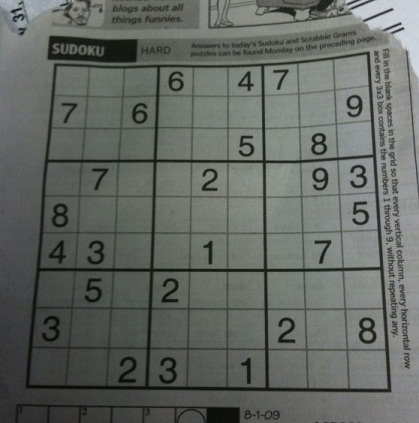
#> input picture 7. hafta/resim/sudoku.jpg, 419 x 423 px
$ python 11_esikleme_thres_trunc.py
#> lines starting #> are read from the running program, lines starting #| are printed output that depends on the picture
import cv2 as cv

resim = cv.imread("resim/sudoku.jpg", cv.IMREAD_GRAYSCALE)
#> resim: shape (423, 419); min 5, max 218, mean 101.9

ret, esiklenmis = cv.threshold(resim, 50, 255, cv.THRESH_TRUNC)
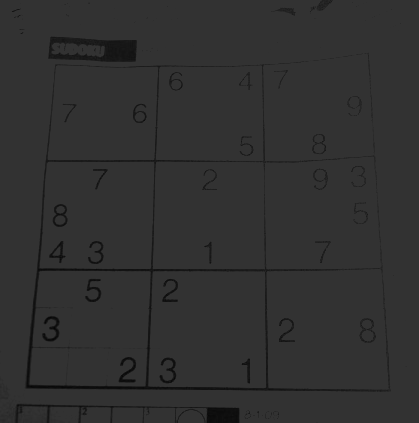
#> esiklenmis: shape (423, 419); min 5, max 50, mean 48.6

cv.imshow("esiklenmis", esiklenmis)
cv.waitKey(0)

$ run again, with 7. hafta/resim/a.png saved as 7. hafta/resim/sudoku.jpg
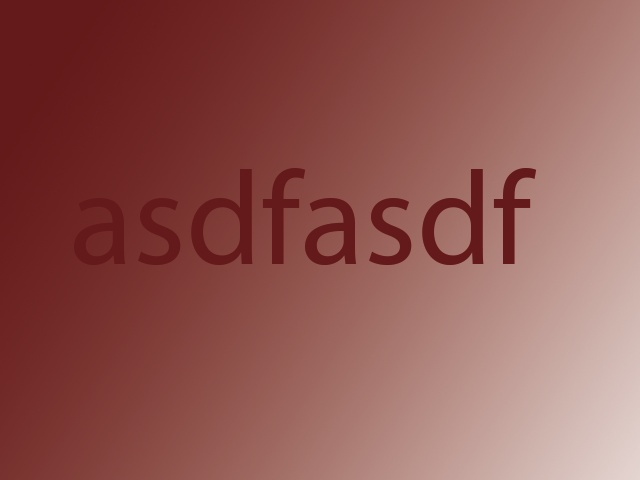
#> input picture 7. hafta/resim/a.png, 640 x 480 px
#> `resim = cv.imread("resim/sudoku.jpg", cv.IMREAD_GRAYSCALE)`:
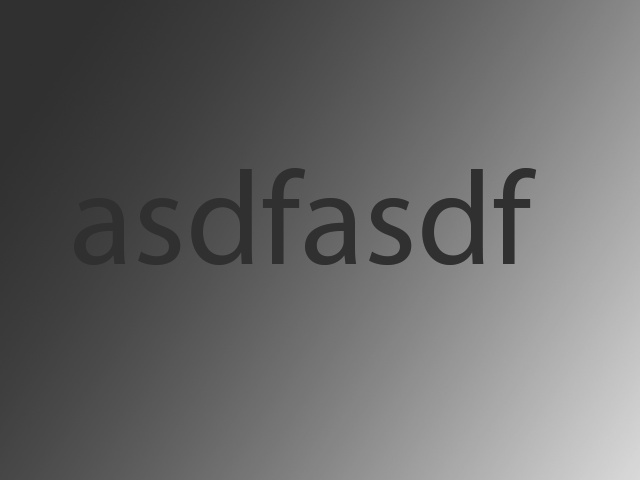
#> resim: shape (480, 640); min 41, max 217, mean 104.2
